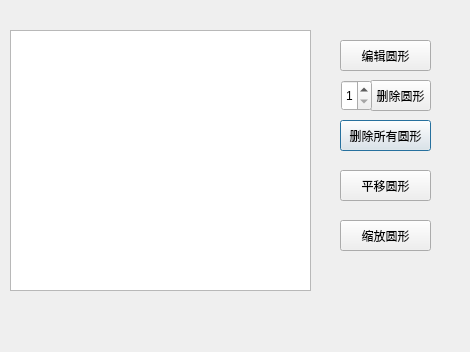
<?xml version="1.0" encoding="UTF-8"?>
<ui version="4.0">
 <class>editcircleDialog</class>
 <widget class="QDialog" name="editcircleDialog">
  <property name="geometry">
   <rect>
    <x>0</x>
    <y>0</y>
    <width>470</width>
    <height>352</height>
   </rect>
  </property>
  <property name="windowTitle">
   <string>Dialog</string>
  </property>
  <widget class="QTextBrowser" name="textBrowser">
   <property name="geometry">
    <rect>
     <x>10</x>
     <y>30</y>
     <width>301</width>
     <height>261</height>
    </rect>
   </property>
  </widget>
  <widget class="QPushButton" name="pushButton">
   <property name="geometry">
    <rect>
     <x>340</x>
     <y>120</y>
     <width>91</width>
     <height>31</height>
    </rect>
   </property>
   <property name="text">
    <string>删除所有圆形</string>
   </property>
  </widget>
  <widget class="QPushButton" name="pushButton_2">
   <property name="geometry">
    <rect>
     <x>370</x>
     <y>80</y>
     <width>61</width>
     <height>31</height>
    </rect>
   </property>
   <property name="text">
    <string>删除圆形</string>
   </property>
  </widget>
  <widget class="QSpinBox" name="spinBox">
   <property name="geometry">
    <rect>
     <x>341</x>
     <y>80</y>
     <width>31</width>
     <height>31</height>
    </rect>
   </property>
   <property name="minimum">
    <number>1</number>
   </property>
  </widget>
  <widget class="QPushButton" name="pushButton_3">
   <property name="geometry">
    <rect>
     <x>340</x>
     <y>40</y>
     <width>91</width>
     <height>31</height>
    </rect>
   </property>
   <property name="text">
    <string>编辑圆形</string>
   </property>
  </widget>
  <widget class="QPushButton" name="pushButton_4">
   <property name="geometry">
    <rect>
     <x>340</x>
     <y>170</y>
     <width>91</width>
     <height>31</height>
    </rect>
   </property>
   <property name="text">
    <string>平移圆形</string>
   </property>
  </widget>
  <widget class="QPushButton" name="pushButton_5">
   <property name="geometry">
    <rect>
     <x>340</x>
     <y>220</y>
     <width>91</width>
     <height>31</height>
    </rect>
   </property>
   <property name="text">
    <string>缩放圆形</string>
   </property>
  </widget>
 </widget>
 <resources/>
 <connections/>
</ui>
